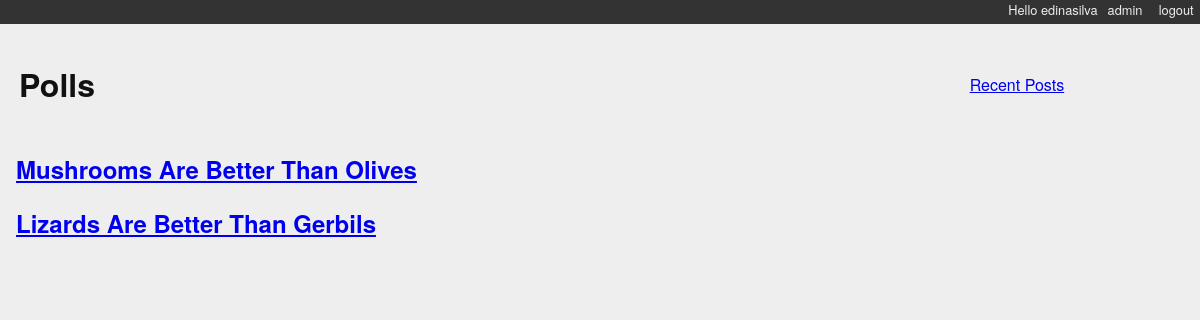
The page /polling/ (signed in) on the database its author committed.
### polling/models.py (models this page shows, shortened)
class Poll(models.Model):
    title = models.CharField(max_length=128)
    text = models.TextField(blank=True)
    score = models.IntegerField(default=0)

### polling/views.py (the view)
# urls.py: path('', PoolListView.as_view(), name="poll_index"),
class PoolListView(ListView):
    model = Poll
    template_name = 'polling/List.html'

### polling/templates/polling/list.html (shortened to what this page needs)
<!DOCTYPE html>
{% extends "base.html" %}
{% block content %}
<table width="90%" border="0">
    <tr>
        <td><h1>Polls</h1></td>
        <td style="text-align: right; vertical-align: middle;"><a href="/">Recent Posts</a></td>
    </tr>
</table>
{% for poll in poll_list %}
    <div class="poll">
        <h2>
            <a href="{% url 'poll_detail' poll.pk %}">{{ poll.title }}</a>
        </h2>
    </div>
{% endfor %}
{% endblock %}

### mysite/templates/base.html (shortened to what this page needs)
<!DOCTYPE html>
{% load static %}
<html lang="en">
<head>
    <link type="text/css" rel="stylesheet" href="{% static 'django_blog.css' %}">
</head>
<body>
  <div id="header">
   <ul id="control-bar">
   {% if user.is_authenticated %}
       <li>Hello {{ user.username }} </li>
    {% if user.is_staff %}<li><a href="{% url 'admin:index' %}">admin</a></li>{% endif %}
     <li><a href="{% url 'logout' %}">logout</a></li>
    {% else %}
     <li><a href="{% url 'account_login' %}">login</a></li>
   {% endif %}
   </ul>
  </div>
<div id="container">
    <div id="content">
        {% block content %}{% endblock %}
    </div>
</div>
</body>
</html>

### blogging/static/django_blog.css (style rules this page uses)
body { background-color: #eee; color: #111; font-family: "HelveticaNeue-Light", "Helvetica Neue Light", "Helvetica Neue", Helvetica, Arial, "Lucida Grande", sans-serif; margin:0; padding:0; }
#container { margin:0; padding:0; margin-top: 0px; }
#header { background-color: #333; border-botton: 1px solid #111; margin:0; padding:0; }
#control-bar { margin: 0em 0em 1em; list-style: none; list-style-type: none; text-align: right; color: #eee; font-size: 80%; padding-bottom: 0.4em; }
#control-bar li { display: inline-block; }
#control-bar li a { color: #eee; padding: 0.5em; text-decoration: none; }
#content { margin: 0em 1em 1em; }

### rows shown on the page
Poll: title "Mushrooms Are Better Than Olives"
Poll: title "Lizards Are Better Than Gerbils"

### other values the page prints
{{ user.username }} "edinasilva"
